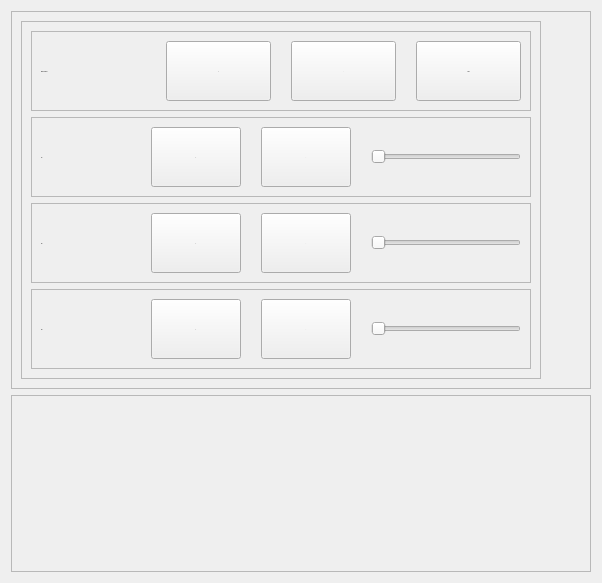
      <widget class="QWidget" name="tab">
       <attribute name="title">
        <string>Joint Mode</string>
       </attribute>
       <layout class="QVBoxLayout" name="verticalLayout_8">
        <item>
         <widget class="QFrame" name="frame_15">
          <property name="frameShape">
           <enum>QFrame::StyledPanel</enum>
          </property>
          <property name="frameShadow">
           <enum>QFrame::Raised</enum>
          </property>
          <layout class="QHBoxLayout" name="horizontalLayout_11">
           <item>
            <widget class="QFrame" name="frame_14">
             <property name="frameShape">
              <enum>QFrame::StyledPanel</enum>
             </property>
             <property name="frameShadow">
              <enum>QFrame::Raised</enum>
             </property>
             <layout class="QVBoxLayout" name="verticalLayout_6">
              <item>
               <widget class="QFrame" name="frame_9">
                <property name="minimumSize">
                 <size>
                  <width>500</width>
                  <height>0</height>
                 </size>
                </property>
                <property name="frameShape">
                 <enum>QFrame::StyledPanel</enum>
                </property>
                <property name="frameShadow">
                 <enum>QFrame::Raised</enum>
                </property>
                <layout class="QHBoxLayout" name="horizontalLayout_7">
                 <property name="spacing">
                  <number>20</number>
                 </property>
                 <item>
                  <widget class="QLabel" name="label">
                   <property name="sizeIncrement">
                    <size>
                     <width>5</width>
                     <height>5</height>
                    </size>
                   </property>
                   <property name="font">
                    <font>
                     <family>Your Selected Font</family>
                     <pointsize>-1</pointsize>
                    </font>
                   </property>
                   <property name="text">
                    <string>Base Rotation:</string>
                   </property>
                   <property name="alignment">
                    <set>Qt::AlignLeading|Qt::AlignLeft|Qt::AlignVCenter</set>
                   </property>
                  </widget>
                 </item>
                 <item>
                  <widget class="QPushButton" name="BR_pos">
                   <property name="sizePolicy">
                    <sizepolicy hsizetype="Minimum" vsizetype="Minimum">
                     <horstretch>0</horstretch>
                     <verstretch>0</verstretch>
                    </sizepolicy>
                   </property>
                   <property name="minimumSize">
                    <size>
                     <width>20</width>
                     <height>60</height>
                    </size>
                   </property>
                   <property name="font">
                    <font>
                     <family>Your Selected Font</family>
                     <pointsize>-1</pointsize>
                     <weight>62</weight>
                     <bold>true</bold>
                    </font>
                   </property>
                   <property name="text">
                    <string>+</string>
                   </property>
                  </widget>
                 </item>
                 <item>
                  <widget class="QPushButton" name="BR_neg">
                   <property name="sizePolicy">
                    <sizepolicy hsizetype="Minimum" vsizetype="Minimum">
                     <horstretch>0</horstretch>
                     <verstretch>0</verstretch>
                    </sizepolicy>
                   </property>
                   <property name="minimumSize">
                    <size>
                     <width>20</width>
                     <height>60</height>
                    </size>
                   </property>
                   <property name="font">
                    <font>
                     <family>Your Selected Font</family>
                     <pointsize>-1</pointsize>
                     <weight>62</weight>
                     <bold>true</bold>
                    </font>
                   </property>
                   <property name="text">
                    <string>-</string>
                   </property>
                  </widget>
                 </item>
                 <item>
                  <widget class="QPushButton" name="B_2">
                   <property name="sizePolicy">
                    <sizepolicy hsizetype="Minimum" vsizetype="Minimum">
                     <horstretch>0</horstretch>
                     <verstretch>0</verstretch>
                    </sizepolicy>
                   </property>
                   <property name="minimumSize">
                    <size>
                     <width>20</width>
                     <height>60</height>
                    </size>
                   </property>
                   <property name="font">
                    <font>
                     <family>Your Selected Font</family>
                     <pointsize>-1</pointsize>
                     <weight>62</weight>
                     <bold>true</bold>
                    </font>
                   </property>
                   <property name="text">
                    <string>STOP</string>
                   </property>
                  </widget>
                 </item>
                </layout>
               </widget>
              </item>
              <item>
               <widget class="QFrame" name="frame_10">
                <property name="minimumSize">
                 <size>
                  <width>500</width>
                  <height>0</height>
                 </size>
                </property>
                <property name="frameShape">
                 <enum>QFrame::StyledPanel</enum>
                </property>
                <property name="frameShadow">
                 <enum>QFrame::Raised</enum>
                </property>
                <layout class="QHBoxLayout" name="horizontalLayout_8">
                 <property name="spacing">
                  <number>20</number>
                 </property>
                 <item>
                  <widget class="QLabel" name="label_2">
                   <property name="sizeIncrement">
                    <size>
                     <width>5</width>
                     <height>5</height>
                    </size>
                   </property>
                   <property name="font">
                    <font>
                     <family>Your Selected Font</family>
                     <pointsize>-1</pointsize>
                    </font>
                   </property>
                   <property name="text">
                    <string>M1</string>
                   </property>
                   <property name="alignment">
                    <set>Qt::AlignLeading|Qt::AlignLeft|Qt::AlignVCenter</set>
                   </property>
                  </widget>
                 </item>
                 <item>
                  <widget class="QPushButton" name="M1_pos">
                   <property name="sizePolicy">
                    <sizepolicy hsizetype="Minimum" vsizetype="Minimum">
                     <horstretch>0</horstretch>
                     <verstretch>0</verstretch>
                    </sizepolicy>
                   </property>
                   <property name="minimumSize">
                    <size>
                     <width>20</width>
                     <height>60</height>
                    </size>
                   </property>
                   <property name="font">
                    <font>
                     <family>Your Selected Font</family>
                     <pointsize>-1</pointsize>
                     <weight>62</weight>
                     <bold>true</bold>
                    </font>
                   </property>
                   <property name="text">
                    <string>+</string>
                   </property>
                  </widget>
                 </item>
                 <item>
                  <widget class="QPushButton" name="M1_neg">
                   <property name="sizePolicy">
                    <sizepolicy hsizetype="Minimum" vsizetype="Minimum">
                     <horstretch>0</horstretch>
                     <verstretch>0</verstretch>
                    </sizepolicy>
                   </property>
                   <property name="minimumSize">
                    <size>
                     <width>20</width>
                     <height>60</height>
                    </size>
                   </property>
                   <property name="font">
                    <font>
                     <family>Your Selected Font</family>
                     <pointsize>-1</pointsize>
                     <weight>62</weight>
                     <bold>true</bold>
                    </font>
                   </property>
                   <property name="text">
                    <string>-</string>
                   </property>
                  </widget>
                 </item>
                 <item>
                  <widget class="QSlider" name="M1_step">
                   <property name="sizePolicy">
                    <sizepolicy hsizetype="Maximum" vsizetype="Fixed">
                     <horstretch>0</horstretch>
                     <verstretch>0</verstretch>
                    </sizepolicy>
                   </property>
                   <property name="minimumSize">
                    <size>
                     <width>150</width>
                     <height>0</height>
                    </size>
                   </property>
                   <property name="minimum">
                    <number>2</number>
                   </property>
                   <property name="maximum">
                    <number>60</number>
                   </property>
                   <property name="singleStep">
                    <number>5</number>
                   </property>
                   <property name="orientation">
                    <enum>Qt::Horizontal</enum>
                   </property>
                  </widget>
                 </item>
                </layout>
               </widget>
              </item>
              <item>
               <widget class="QFrame" name="frame_11">
                <property name="minimumSize">
                 <size>
                  <width>500</width>
                  <height>0</height>
                 </size>
                </property>
                <property name="frameShape">
                 <enum>QFrame::StyledPanel</enum>
                </property>
                <property name="frameShadow">
                 <enum>QFrame::Raised</enum>
                </property>
                <layout class="QHBoxLayout" name="horizontalLayout_9">
                 <property name="spacing">
                  <number>20</number>
                 </property>
                 <item>
                  <widget class="QLabel" name="label_3">
                   <property name="sizeIncrement">
                    <size>
                     <width>5</width>
                     <height>5</height>
                    </size>
                   </property>
                   <property name="font">
                    <font>
                     <family>Your Selected Font</family>
                     <pointsize>-1</pointsize>
                    </font>
                   </property>
                   <property name="text">
                    <string>M2</string>
                   </property>
                   <property name="alignment">
                    <set>Qt::AlignLeading|Qt::AlignLeft|Qt::AlignVCenter</set>
                   </property>
                  </widget>
                 </item>
                 <item>
                  <widget class="QPushButton" name="M2_pos">
                   <property name="sizePolicy">
                    <sizepolicy hsizetype="Minimum" vsizetype="Minimum">
                     <horstretch>0</horstretch>
                     <verstretch>0</verstretch>
                    </sizepolicy>
                   </property>
                   <property name="minimumSize">
                    <size>
                     <width>20</width>
                     <height>60</height>
                    </size>
                   </property>
                   <property name="font">
                    <font>
                     <family>Your Selected Font</family>
                     <pointsize>-1</pointsize>
                     <weight>62</weight>
                     <bold>true</bold>
                    </font>
                   </property>
                   <property name="text">
                    <string>+</string>
                   </property>
                  </widget>
                 </item>
                 <item>
                  <widget class="QPushButton" name="M2_neg">
                   <property name="sizePolicy">
                    <sizepolicy hsizetype="Minimum" vsizetype="Minimum">
                     <horstretch>0</horstretch>
                     <verstretch>0</verstretch>
                    </sizepolicy>
                   </property>
                   <property name="minimumSize">
                    <size>
                     <width>20</width>
                     <height>60</height>
                    </size>
                   </property>
                   <property name="font">
                    <font>
                     <family>Your Selected Font</family>
                     <pointsize>-1</pointsize>
                     <weight>62</weight>
                     <bold>true</bold>
                    </font>
                   </property>
                   <property name="text">
                    <string>-</string>
                   </property>
                  </widget>
                 </item>
                 <item>
                  <widget class="QSlider" name="M2_step">
                   <property name="sizePolicy">
                    <sizepolicy hsizetype="Maximum" vsizetype="Fixed">
                     <horstretch>0</horstretch>
                     <verstretch>0</verstretch>
                    </sizepolicy>
                   </property>
                   <property name="minimumSize">
                    <size>
                     <width>150</width>
                     <height>0</height>
                    </size>
                   </property>
                   <property name="minimum">
                    <number>2</number>
                   </property>
                   <property name="maximum">
                    <number>60</number>
                   </property>
                   <property name="singleStep">
                    <number>5</number>
                   </property>
                   <property name="orientation">
                    <enum>Qt::Horizontal</enum>
                   </property>
                  </widget>
                 </item>
                </layout>
               </widget>
              </item>
              <item>
               <widget class="QFrame" name="frame_12">
                <property name="minimumSize">
                 <size>
                  <width>500</width>
                  <height>0</height>
                 </size>
                </property>
                <property name="frameShape">
                 <enum>QFrame::StyledPanel</enum>
                </property>
                <property name="frameShadow">
                 <enum>QFrame::Raised</enum>
                </property>
                <layout class="QHBoxLayout" name="horizontalLayout_10">
                 <property name="spacing">
                  <number>20</number>
                 </property>
                 <item>
                  <widget class="QLabel" name="label_4">
                   <property name="sizeIncrement">
                    <size>
                     <width>5</width>
                     <height>5</height>
                    </size>
                   </property>
                   <property name="font">
                    <font>
                     <family>Your Selected Font</family>
                     <pointsize>-1</pointsize>
                    </font>
                   </property>
                   <property name="text">
                    <string>M3</string>
                   </property>
                   <property name="alignment">
                    <set>Qt::AlignLeading|Qt::AlignLeft|Qt::AlignVCenter</set>
                   </property>
                  </widget>
                 </item>
                 <item>
                  <widget class="QPushButton" name="M3_pos">
                   <property name="sizePolicy">
                    <sizepolicy hsizetype="Minimum" vsizetype="Minimum">
                     <horstretch>0</horstretch>
                     <verstretch>0</verstretch>
                    </sizepolicy>
                   </property>
                   <property name="minimumSize">
                    <size>
                     <width>20</width>
                     <height>60</height>
                    </size>
                   </property>
                   <property name="font">
                    <font>
                     <family>Your Selected Font</family>
                     <pointsize>-1</pointsize>
                     <weight>62</weight>
                     <bold>true</bold>
                    </font>
                   </property>
                   <property name="text">
                    <string>+</string>
                   </property>
                  </widget>
                 </item>
                 <item>
                  <widget class="QPushButton" name="M3_neg">
                   <property name="sizePolicy">
                    <sizepolicy hsizetype="Minimum" vsizetype="Minimum">
                     <horstretch>0</horstretch>
                     <verstretch>0</verstretch>
                    </sizepolicy>
                   </property>
                   <property name="minimumSize">
                    <size>
                     <width>20</width>
                     <height>60</height>
                    </size>
                   </property>
                   <property name="font">
                    <font>
                     <family>Your Selected Font</family>
                     <pointsize>-1</pointsize>
                     <weight>62</weight>
                     <bold>true</bold>
                    </font>
                   </property>
                   <property name="text">
                    <string>-</string>
                   </property>
                  </widget>
                 </item>
                 <item>
                  <widget class="QSlider" name="M3_step">
                   <property name="sizePolicy">
                    <sizepolicy hsizetype="Maximum" vsizetype="Fixed">
                     <horstretch>0</horstretch>
                     <verstretch>0</verstretch>
                    </sizepolicy>
                   </property>
                   <property name="minimumSize">
                    <size>
                     <width>150</width>
                     <height>0</height>
                    </size>
                   </property>
                   <property name="minimum">
                    <number>2</number>
                   </property>
                   <property name="maximum">
                    <number>60</number>
                   </property>
                   <property name="singleStep">
                    <number>5</number>
                   </property>
                   <property name="orientation">
                    <enum>Qt::Horizontal</enum>
                   </property>
                  </widget>
                 </item>
                </layout>
               </widget>
              </item>
             </layout>
            </widget>
           </item>
           <item>
            <spacer name="horizontalSpacer_2">
             <property name="orientation">
              <enum>Qt::Horizontal</enum>
             </property>
             <property name="sizeHint" stdset="0">
              <size>
               <width>40</width>
               <height>20</height>
              </size>
             </property>
            </spacer>
           </item>
          </layout>
         </widget>
        </item>
        <item>
         <widget class="QFrame" name="frame_16">
          <property name="frameShape">
           <enum>QFrame::StyledPanel</enum>
          </property>
          <property name="frameShadow">
           <enum>QFrame::Raised</enum>
          </property>
          <layout class="QVBoxLayout" name="verticalLayout_7">
           <item>
            <spacer name="verticalSpacer_3">
             <property name="orientation">
              <enum>Qt::Vertical</enum>
             </property>
             <property name="sizeHint" stdset="0">
              <size>
               <width>20</width>
               <height>157</height>
              </size>
             </property>
            </spacer>
           </item>
          </layout>
         </widget>
        </item>
       </layout>
      </widget>
